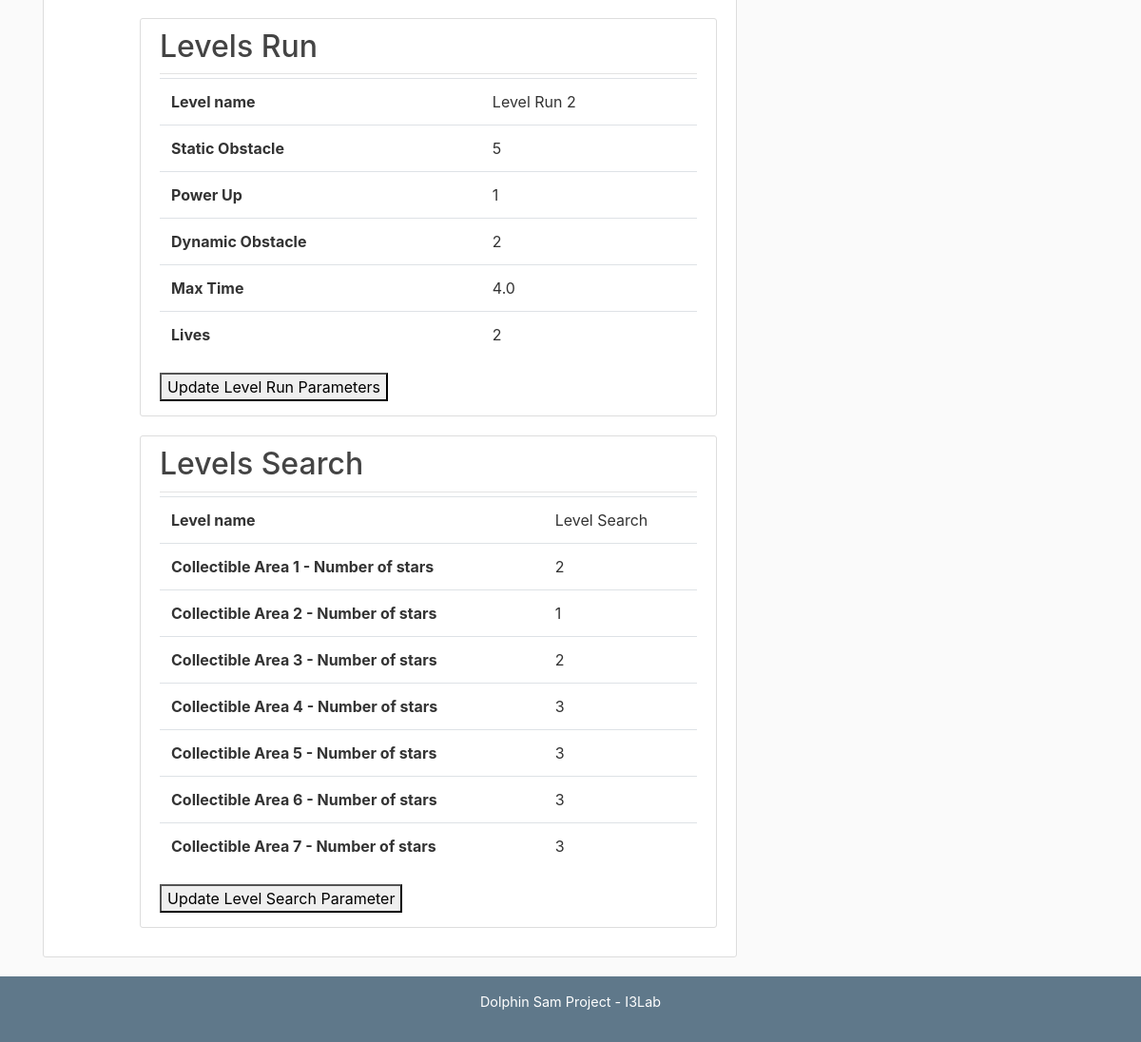
The page /patient/5 (signed in, lower part) on the database as committed earlier.
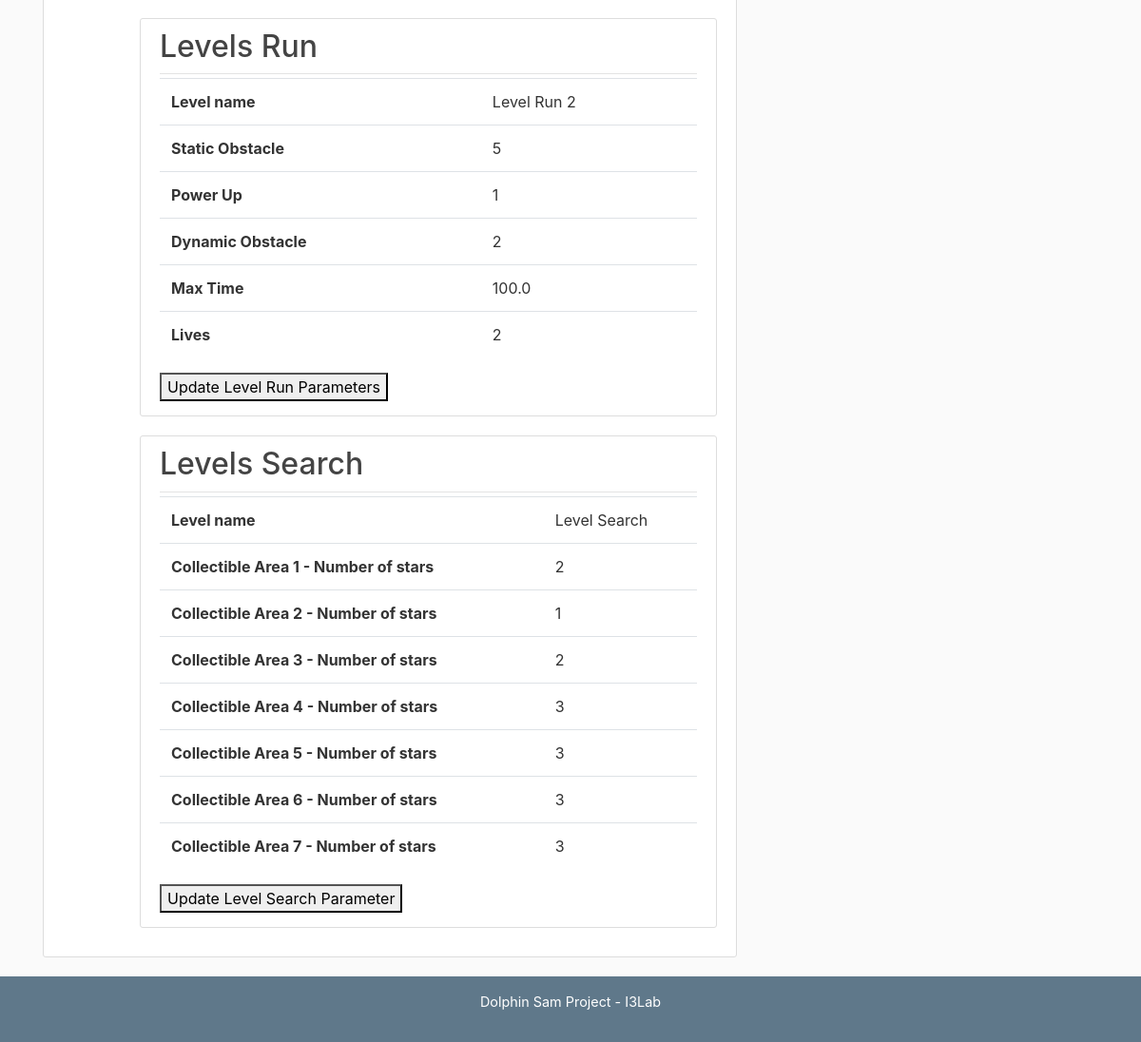
The same page on the database as committed later.
### server/models.py (models this page shows, shortened)
class LevelRun(db.Model):
    id = db.Column(db.Integer, primary_key=True)
    name = db.Column(db.String, nullable=False, default='default')
    static_obstacle = db.Column(db.Integer, nullable=False, default=5)
    power_up = db.Column(db.Integer, nullable=False, default=1)
    dynamic_obstacle = db.Column(db.Integer, nullable=False, default=2)
    max_time = db.Column(db.Float, nullable=False, default=60.0)
    lives = db.Column(db.Integer, nullable=False, default=2)
    patient_id = db.Column(db.Integer, db.ForeignKey('patient.id'), nullable=False)

### server/routes.py (the view)
@app.route("/patient/<id_p>", methods=['GET', 'POST'])
@login_required
def patient(id_p):
    if current_user.is_authenticated:
        id_reg = id_p.replace('}', '')
        id_int = int(id_reg)
        patients = current_user.patients
        for p in patients:
            if p.id == id_int:
                pat = p
        levels_run = pat.levels_run
        levels_search = pat.levels_search
        zone_level_search = levels_search[-1].zone_levels
        return render_template('patient.html', patient=pat, lev_run=levels_run, lev_search=levels_search, zone_search=zone_level_search, lz=levels_search[-1].zone_levels[-1])

### server/models.py (called while the page is built)
@login_manager.user_loader
def load_user(user_id):
    return User.query.get(int(user_id))

### server/templates/patient.html (shortened to what this page needs)
{% extends "layout.html" %}
{% block content %}
<article class="media content-section">
    <div class="media-body">
        {% for lr in lev_run %}
        <article class="media content-section">
            <div class="media-body">
                <div class="article-metadata">
                    <h2><a class="mr-2">Levels Run</a></h2>
                </div>
                <table class="table">
                    <tbody>
                    <tr><th>Level name</th><td>{{ lr.name }}</td></tr>
                    <tr><th>Static Obstacle</th><td>{{ lr.static_obstacle }}</td></tr>
                    <tr><th>Power Up</th><td>{{ lr.power_up }}</td></tr>
                    <tr><th>Dynamic Obstacle</th><td>{{ lr.dynamic_obstacle }}</td></tr>
                    <tr><th>Max Time</th><td>{{ lr.max_time }}</td></tr>
                    <tr><th>Lives</th><td>{{ lr.lives }}</td></tr>
                    </tbody>
                </table>
                <a href="{{ url_for('patientlevrun', id_p=patient.id, id_lr=lr.id) }}"><button type="button" style="margin-bottom: 5px">Update Level Run Parameters</button></a>
            </div>
        </article>
        {% endfor %}
        {% for ls in lev_search %}
        <article class="media content-section">
            <div class="media-body">
                <div class="article-metadata">
                    <h2><a class="mr-2">Levels Search</a></h2>
                </div>
                <table class="table">
                    <tbody>
                    <tr><th>Level name</th><td>{{ ls.name }}</td></tr>
                    {% for zn in zone_search %}
                    <tr><th>Collectible Area {{ zn.number }} - Number of stars</th><td>{{ zn.number_stars_per_zone }}</td></tr>
                    {% endfor %}
                    </tbody>
                </table>
                <a href="{{ url_for('patientlevsearch', id_p=patient.id, num_z=lz.number) }}"><button type="button" style="margin-bottom: 5px">Update Level Search Parameter</button></a>
            </div>
        </article>
        {% endfor %}
    </div>
</article>
{% endblock content %}

Rows that differ between the two databases and show on the page:
changed LevelRun "Level Run 2": max_time "4.0" → "100.0"
